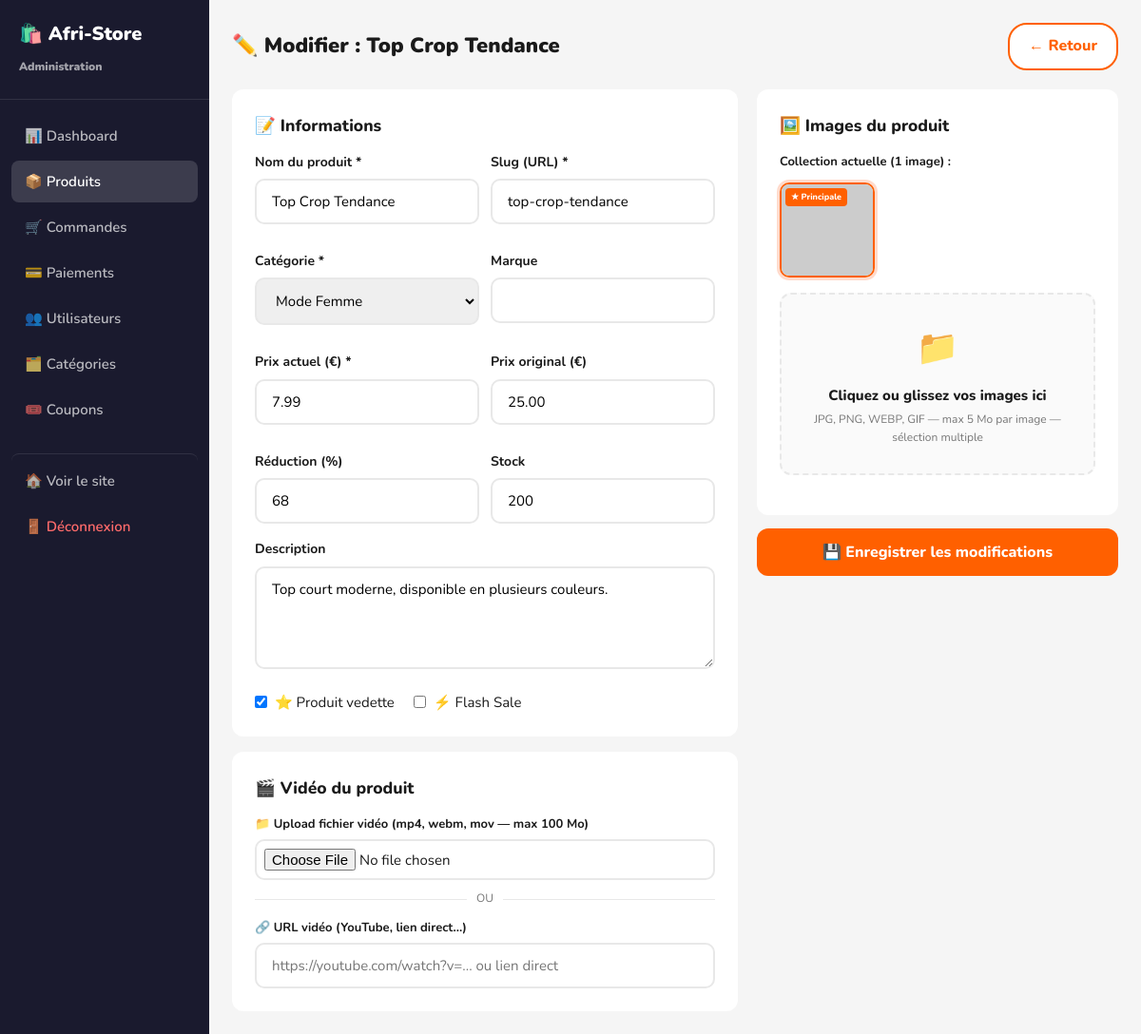
Page /admin/products.php?action=edit&id=2 (signed in) on the committed database.
### tables this page shows
CREATE TABLE `products` (
  `id` int(11) NOT NULL AUTO_INCREMENT,
  `category_id` int(11) NOT NULL,
  `name` varchar(255) NOT NULL,
  `slug` varchar(280) NOT NULL,
  `description` text DEFAULT NULL,
  `short_description` varchar(500) DEFAULT NULL,
  `price` decimal(10,2) NOT NULL,
  `original_price` decimal(10,2) DEFAULT NULL,
  `discount_percent` int(11) DEFAULT 0,
  `stock` int(11) DEFAULT 0,
  `sku` varchar(100) DEFAULT NULL,
  `brand` varchar(100) DEFAULT NULL,
  `rating` decimal(3,2) DEFAULT 0.00,
  `review_count` int(11) DEFAULT 0,
  `sold_count` int(11) DEFAULT 0,
  `is_featured` tinyint(1) DEFAULT 0,
  `is_flash_sale` tinyint(1) DEFAULT 0,
  `flash_sale_end` datetime DEFAULT NULL,
  `is_active` tinyint(1) DEFAULT 1,
  `created_at` datetime DEFAULT current_timestamp(),
  `updated_at` datetime DEFAULT current_timestamp() ON UPDATE current_timestamp(),
  `video_url` varchar(500) DEFAULT NULL,
  PRIMARY KEY (`id`),
  UNIQUE KEY `slug` (`slug`),
  KEY `category_id` (`category_id`),
  CONSTRAINT `products_ibfk_1` FOREIGN KEY (`category_id`) REFERENCES `categories` (`id`) ON DELETE CASCADE
);

CREATE TABLE `categories` (
  `id` int(11) NOT NULL AUTO_INCREMENT,
  `name` varchar(100) NOT NULL,
  `slug` varchar(120) NOT NULL,
  `description` text DEFAULT NULL,
  `icon` varchar(10) DEFAULT '?',
  `image` varchar(255) DEFAULT NULL,
  `parent_id` int(11) DEFAULT NULL,
  `sort_order` int(11) DEFAULT 0,
  `is_active` tinyint(1) DEFAULT 1,
  `created_at` datetime DEFAULT current_timestamp(),
  PRIMARY KEY (`id`),
  UNIQUE KEY `slug` (`slug`),
  KEY `parent_id` (`parent_id`),
  CONSTRAINT `categories_ibfk_1` FOREIGN KEY (`parent_id`) REFERENCES `categories` (`id`) ON DELETE SET NULL
);

CREATE TABLE `product_images` (
  `id` int(11) NOT NULL AUTO_INCREMENT,
  `product_id` int(11) NOT NULL,
  `image_url` varchar(255) NOT NULL,
  `alt_text` varchar(255) DEFAULT NULL,
  `is_primary` tinyint(1) DEFAULT 0,
  `sort_order` int(11) DEFAULT 0,
  PRIMARY KEY (`id`),
  KEY `product_id` (`product_id`),
  CONSTRAINT `product_images_ibfk_1` FOREIGN KEY (`product_id`) REFERENCES `products` (`id`) ON DELETE CASCADE
);

### includes/functions.php (called while the page is built, shortened)
<?php
function h(string $str): string {
    return htmlspecialchars($str, ENT_QUOTES, 'UTF-8');
}

### admin/products.php (the view, shortened to what this page needs)
<?php
require_once __DIR__ . '/../includes/functions.php';
$db     = getDB();
$action = $_GET['action'] ?? 'list';
$product = null;
$productImages = [];
if (in_array($action, ['edit', 'add'])) {
    if ($action === 'edit' && isset($_GET['id'])) {
        $stmt = $db->prepare("SELECT * FROM products WHERE id = ?");
        $stmt->execute([(int)$_GET['id']]);
        $product = $stmt->fetch();
        $stmt2 = $db->prepare("SELECT * FROM product_images WHERE product_id = ? ORDER BY is_primary DESC, sort_order ASC");
        $stmt2->execute([(int)$_GET['id']]);
        $productImages = $stmt2->fetchAll();
    }
}
$cats = $db->query("SELECT * FROM categories WHERE is_active = 1 ORDER BY name")->fetchAll();
?>
<!DOCTYPE html>
<html lang="fr">
<head>
    <link rel="stylesheet" href="<?= SITE_URL ?>/assets/css/style.css">
</head>
<body>
<div class="admin-layout">
    <aside class="admin-sidebar">
        <div class="admin-logo">🛍️ <?= SITE_NAME ?><br><small style="font-size:12px;opacity:.6">Administration</small></div>
        <nav class="admin-menu">
            <a href="<?= SITE_URL ?>/admin/index.php">📊 Dashboard</a>
            <a href="<?= SITE_URL ?>/admin/products.php" style="color:white;background:rgba(255,255,255,.15)">📦 Produits</a>
            <a href="<?= SITE_URL ?>/admin/orders.php">🛒 Commandes</a>
            <a href="<?= SITE_URL ?>/admin/payments.php">💳 Paiements</a>
            <a href="<?= SITE_URL ?>/admin/users.php">👥 Utilisateurs</a>
            <a href="<?= SITE_URL ?>/admin/categories.php">🗂️ Catégories</a>
            <a href="<?= SITE_URL ?>/admin/coupons.php">🎟️ Coupons</a>
            <a href="<?= SITE_URL ?>" style="margin-top:20px;border-top:1px solid rgba(255,255,255,.1);padding-top:16px">🏠 Voir le site</a>
            <a href="<?= SITE_URL ?>/api/auth.php?action=logout" style="color:#FF6B6B">🚪 Déconnexion</a>
        </nav>
    </aside>
    <main class="admin-main">
        <?php if (in_array($action, ['add', 'edit'])): ?>
        <div style="display:flex;justify-content:space-between;margin-bottom:20px;align-items:center">
            <h1 style="font-size:22px;font-weight:900"><?= $action === 'add' ? '➕ Nouveau produit' : '✏️ Modifier : ' . h($product['name'] ?? '') ?></h1>
            <a href="<?= SITE_URL ?>/admin/products.php" class="btn-secondary" style="padding:10px 20px;border-radius:20px">← Retour</a>
        </div>
        <form method="POST" enctype="multipart/form-data">
            <div style="display:grid;grid-template-columns:1fr 380px;gap:20px">
                <div>
                    <div class="bg-white rounded p-3" style="margin-bottom:16px">
                        <h3 style="font-weight:800;margin-bottom:14px">📝 Informations</h3>
                        <div style="display:grid;grid-template-columns:1fr 1fr;gap:12px">
                            <div class="form-group">
                                <label>Nom du produit *</label>
                                <input type="text" name="name" class="form-control" value="<?= h($product['name'] ?? '') ?>" required
                                       oninput="document.querySelector('[name=slug]').value=this.value.toLowerCase().normalize('NFD').replace(/[\u0300-\u036f]/g,'').replace(/[^a-z0-9]+/g,'-')">
                            </div>
                            <div class="form-group">
                                <label>Slug (URL) *</label>
                                <input type="text" name="slug" class="form-control" value="<?= h($product['slug'] ?? '') ?>" required>
                            </div>
                            <div class="form-group">
                                <label>Catégorie *</label>
                                <select name="category_id" class="form-control">
                                    <?php foreach ($cats as $c): ?>
                                        <option value="<?= $c['id'] ?>" <?= ($product['category_id'] ?? '') == $c['id'] ? 'selected' : '' ?>><?= h($c['name']) ?></option>
                                    <?php endforeach; ?>
                                </select>
                            </div>
                            <div class="form-group">
                                <label>Marque</label>
                                <input type="text" name="brand" class="form-control" value="<?= h($product['brand'] ?? '') ?>">
                            </div>
                            <div class="form-group">
                                <label>Prix actuel (€) *</label>
                                <input type="number" name="price" class="form-control" step="0.01" min="0.01" value="<?= h($product['price'] ?? '') ?>" required>
                            </div>
                            <div class="form-group">
                                <label>Prix original (€)</label>
                                <input type="number" name="original_price" class="form-control" step="0.01" value="<?= h($product['original_price'] ?? '') ?>">
                            </div>
                            <div class="form-group">
                                <label>Réduction (%)</label>
                                <input type="number" name="discount_percent" class="form-control" min="0" max="99" value="<?= h($product['discount_percent'] ?? 0) ?>">
                            </div>
                            <div class="form-group">
                                <label>Stock</label>
                                <input type="number" name="stock" class="form-control" min="0" value="<?= h($product['stock'] ?? 0) ?>">
                            </div>
                        </div>
                        <div class="form-group">
                            <label>Description</label>
                            <textarea name="description" class="form-control" rows="4"><?= h($product['description'] ?? '') ?></textarea>
                        </div>
                        <div style="display:flex;gap:20px">
                            <label style="display:flex;align-items:center;gap:8px;cursor:pointer">
                                <input type="checkbox" name="is_featured" <?= ($product['is_featured'] ?? 0) ? 'checked' : '' ?>> ⭐ Produit vedette
                            </label>
                            <label style="display:flex;align-items:center;gap:8px;cursor:pointer">
                                <input type="checkbox" name="is_flash_sale" <?= ($product['is_flash_sale'] ?? 0) ? 'checked' : '' ?>> ⚡ Flash Sale
                            </label>
                        </div>
                    </div>
                    <div class="bg-white rounded p-3">
                        <h3 style="font-weight:800;margin-bottom:14px">🎬 Vidéo du produit</h3>
                        <div style="display:grid;grid-template-columns:1fr;gap:10px;margin-top:8px">
                            <div>
                                <label style="font-size:13px;font-weight:700;display:block;margin-bottom:6px">📁 Upload fichier vidéo (mp4, webm, mov — max 100 Mo)</label>
                                <input type="file" name="video" accept="video/mp4,video/webm,video/quicktime,video/x-msvideo"
                                       class="form-control" style="padding:8px" id="videoFileInput"
                                       onchange="previewVideo(this)">
                            </div>
                            <div style="display:flex;align-items:center;gap:10px">
                                <div style="flex:1;height:1px;background:var(--border)"></div>
                                <span style="font-size:12px;color:var(--text-muted)">OU</span>
                                <div style="flex:1;height:1px;background:var(--border)"></div>
                            </div>
                            <div>
                                <label style="font-size:13px;font-weight:700;display:block;margin-bottom:6px">🔗 URL vidéo (YouTube, lien direct...)</label>
                                <input type="url" name="video_url" class="form-control" placeholder="https://youtube.com/watch?v=... ou lien direct"
                                       value="<?= !empty($product['video_url']) && strpos($product['video_url'], '/uploads/') === false ? h($product['video_url']) : '' ?>">
                            </div>
                        </div>
                    </div>
                </div>
                <div>
                    <div class="bg-white rounded p-3">
                        <h3 style="font-weight:800;margin-bottom:14px">🖼️ Images du produit</h3>
                        <?php if (!empty($productImages)): ?>
                        <p style="font-size:13px;font-weight:700;margin-bottom:8px">Collection actuelle (<?= count($productImages) ?> image<?= count($productImages) > 1 ? 's' : '' ?>) :</p>
                        <div class="img-grid" style="margin-bottom:16px">
                            <?php foreach ($productImages as $img): ?>
                            <div class="img-item <?= $img['is_primary'] ? 'primary' : '' ?>">
                                <img src="<?= h($img['image_url']) ?>" alt="">
                                <?php if ($img['is_primary']): ?>
                                    <div class="primary-badge">★ Principale</div>
                                <?php endif; ?>
                            </div>
                            <?php endforeach; ?>
                        </div>
                        <?php endif; ?>
                        <div class="upload-zone" id="uploadZone" onclick="document.getElementById('imagesInput').click()"
                             ondragover="event.preventDefault();this.classList.add('drag')"
                             ondragleave="this.classList.remove('drag')"
                             ondrop="handleDrop(event)">
                            <div style="font-size:36px;margin-bottom:8px">📁</div>
                            <div style="font-weight:800;font-size:15px;margin-bottom:4px">Cliquez ou glissez vos images ici</div>
                            <div style="font-size:12px;color:var(--text-muted)">JPG, PNG, WEBP, GIF — max 5 Mo par image — sélection multiple</div>
                        </div>
                    </div>
                    <button type="submit" class="btn-primary" style="width:100%;padding:14px;border-radius:12px;margin-top:14px;font-size:16px">
                        <?= $action === 'add' ? '✅ Créer le produit' : '💾 Enregistrer les modifications' ?>
                    </button>
                </div>
            </div>
        </form>
        <?php endif; ?>
    </main>
</div>
</body>
</html>

### assets/css/style.css (style rules this page uses)
:root { --primary: #FF6000; --primary-dark: #E04F00; --primary-light:#FFF3ED; --secondary: #FF9900; --accent: #FF2D55; --success: #27AE60; --warning: #F39C12; --danger: #E74C3C; --text: #1A1A1A; --text-muted: #777; --border: #E8E8E8; --bg: #F5F5F5; --white: #FFFFFF; --shadow: 0 2px 12px rgba(0,0,0,.09); --radius: 12px; --radius-sm: 8px; --font: 'Nunito', sans-serif; }
*, *::before, *::after { box-sizing: border-box; margin: 0; padding: 0; }
html { scroll-behavior: smooth; }
body { font-family: var(--font); color: var(--text); background: var(--bg); font-size: 15px; line-height: 1.6; }
a { color: inherit; text-decoration: none; }
img { max-width: 100%; display: block; }
button { cursor: pointer; font-family: inherit; border: none; }
.btn-primary { background: var(--primary); color: white; padding: 14px 32px; border-radius: 30px; font-size: 16px; font-weight: 800; transition: all .2s; flex: 1; }
.btn-secondary { background: white; color: var(--primary); border: 2px solid var(--primary); padding: 14px 24px; border-radius: 30px; font-size: 16px; font-weight: 800; transition: all .2s; }
.form-group { margin-bottom: 16px; }
.form-group label { display: block; font-weight: 700; margin-bottom: 6px; font-size: 14px; }
.form-control { width: 100%; padding: 12px 16px; border: 2px solid var(--border); border-radius: 10px; font-family: inherit; font-size: 15px; transition: border .2s; }
.admin-layout { display: grid; grid-template-columns: 220px 1fr; min-height: 100vh; }
.admin-sidebar { background: #1A1A2E; color: white; padding: 20px 0; }
.admin-logo { padding: 0 20px 20px; font-size: 20px; font-weight: 900; border-bottom: 1px solid rgba(255,255,255,.1); }
.admin-menu { padding: 16px 12px; display: flex; flex-direction: column; gap: 4px; }
.admin-menu a { padding: 10px 14px; border-radius: 8px; color: rgba(255,255,255,.7); font-weight: 600; transition: all .2s; }
.admin-main { padding: 24px; background: var(--bg); }
.bg-white { background: white; }
.rounded { border-radius: var(--radius); }
.p-3 { padding: 24px; }

### admin/products.php (style rules this page uses)
.img-grid { display:flex;flex-wrap:wrap;gap:10px;margin-top:12px }
.img-item { position:relative;width:100px;height:100px;border-radius:10px;overflow:hidden;border:2px solid var(--border) }
.img-item.primary { border-color:var(--primary);box-shadow:0 0 0 3px rgba(255,77,0,.2) }
.img-item img { width:100%;height:100%;object-fit:cover }
.img-item .primary-badge { position:absolute;top:4px;left:4px;background:var(--primary);color:#fff;font-size:9px;font-weight:800;padding:2px 6px;border-radius:4px }
.upload-zone { border:2px dashed var(--border);border-radius:12px;padding:28px;text-align:center;cursor:pointer;transition:all .2s;background:#fafafa }

### rows in the picture
products: name "Top Crop Tendance", slug "top-crop-tendance", category_id "Mode Femme", price "7.99", original_price "25.00", discount_percent "68", stock "200", description "Top court moderne, disponible en plusieurs couleurs.", is_featured "☑"
product_images: is_primary "★ Principale"

### other values in the picture
SITE_NAME "Afri-Store"
count($productImages) "1"
